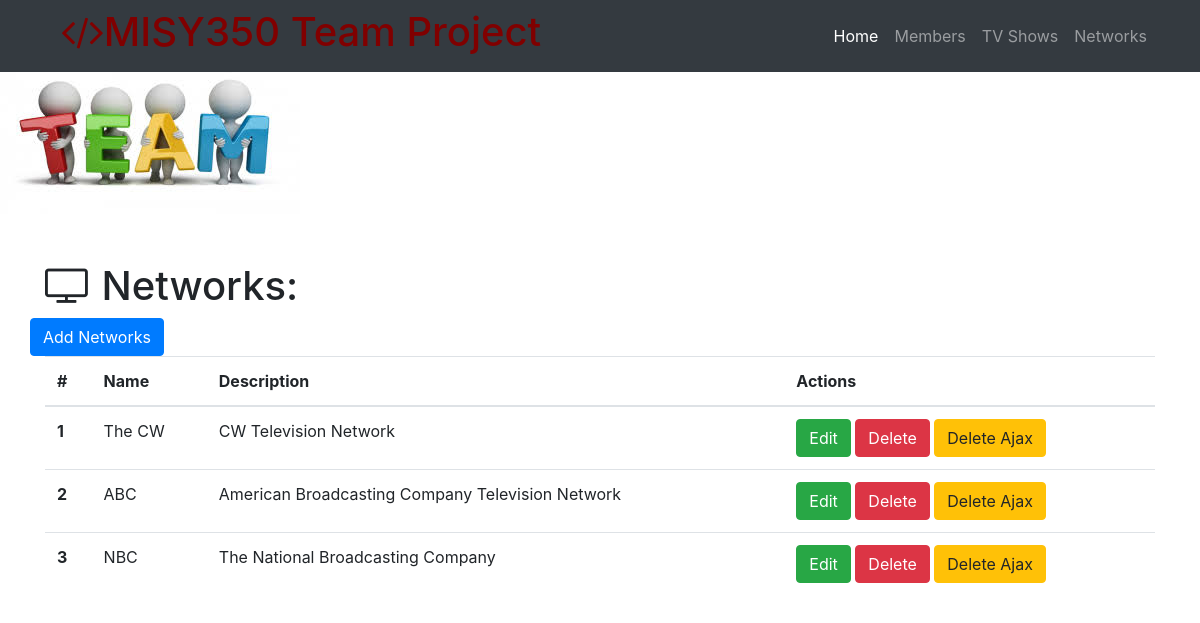
The page /networks on the database as committed earlier.
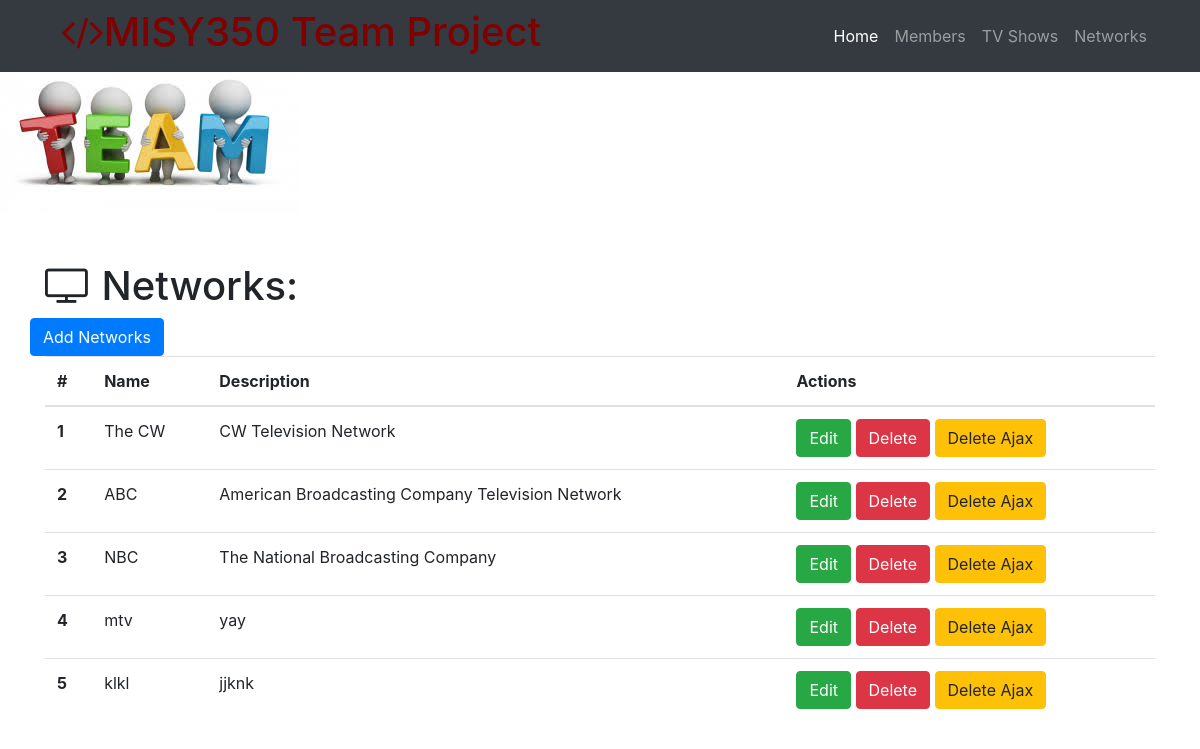
The same page on the database as committed later.
### project.py (models this page shows)
class Network(db.Model):
    __tablename__ = 'networks'
    id = db.Column(db.Integer, primary_key=True)
    name = db.Column(db.String(64))
    description = db.Column(db.Text)
    shows = db.relationship('Show', backref='network', cascade='delete')

### project.py (the view)
@app.route('/networks')
def networks_page():
    networks = Network.query.all()
    return render_template('network-all.html', networks=networks)

### templates/network-all.html (shortened to what this page needs)
{% extends "home-page.html"%}
{% block page_content%}
  <div class="container">
    <h1 class="mt-5"><i class="fa fa-television" aria-hidden="true"></i> Networks:</h1>
    <div class="row bottom-margin">
      <a href="/network/add" class="btn btn-primary" role="button" aria-disabled="true">Add Networks</a>
    </div>
    {% if networks %}
      <table class="table">
        <thead>
          <tr>
            <th>#</th>
            <th>Name</th>
            <th>Description</th>
            <th>Actions</th>
          </tr>
        </thead>
        <tbody>
          {% for network in networks %}
          <tr>
              <th scope="row">{{network.id}}</th>
              <td>{{network.name}}</td>
              <td>{{network.description}}</td>
          <td>
              <a href="/network/edit/{{network.id}}" class="btn btn-success" role="button">Edit</a>
              <a href="/network/delete/{{network.id}}" class="btn btn-danger" role="button">Delete</a>
              <button class="btn btn-warning delete_ajax_btn" role="button" data-network-id="{{network.id}}">Delete Ajax</button>
          </td>
          </tr>
          {% endfor%}
        </tbody>
      </table>
    {% else %}
      <h3>there are no networks in the database yet.</h3>
    {% endif %}
  </div>
  {% endblock%}

Rows that differ between the two databases and show on the page:
added Network: id "4", name "mtv", description "yay"
added Network: id "5", name "klkl", description "jjknk"
